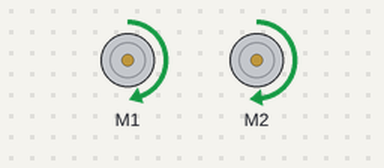
Simulated run of this sketch. Board: Arduino Uno, built with avr-gcc and run on an emulated ATmega328P. Shown: 2 × DC motor (green arrow = forward, orange = backward, longer = faster). What the sketch prints to the serial monitor is not drawn. At 2.2 s the program stops and its outputs stay as they are.

Above: at 0.2 s.
At 2.3 s:
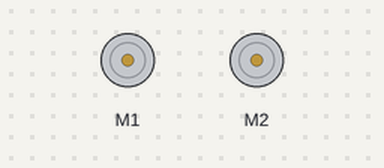
Timing chart, 0 to 3.7 s (numbered marks = the images above):
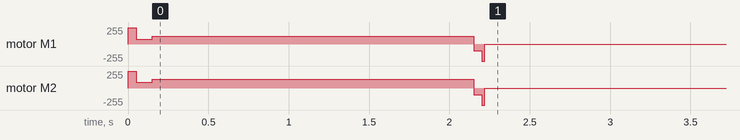

Measured:
- by itself, motor M1: stopped → forward 70/255 at 0.00 s, → forward 117/255 0.15 s later, → stopped 2.0 s later
- by itself, motor M2: stopped → forward 83/255 at 0.00 s, → forward 130/255 0.15 s later, → stopped 2.0 s later

The sketch:

TomStartStopCode.ino
```cpp
// (licence header left out)
#include <AFMotor.h>

AF_DCMotor left(1);
AF_DCMotor right(2);

int count;

void setup() {
  Serial.begin(9600);           // set up Serial library at 9600 bps
  Serial.println("Motor test!");

  // turn on motor
  left.setSpeed(255);  //starts moving at 54
  left.run(RELEASE);

  right.setSpeed(255);  //starts moving at 55
  right.run(RELEASE);

  /*
  pinMode(A2, OUTPUT);
  analogWrite(A2, 255);
  delay(500);
  analogWrite(A2, 0);  //one blink
  */
}

void loop() {
  left.run(FORWARD);
  right.run(FORWARD);
  left.setSpeed(242);
  right.setSpeed(255);
  delay(50);
  left.setSpeed(70);  //ramp up by going to lower speeds first
  right.setSpeed(83);
  delay(100);
  left.setSpeed(117);  //actual speed to go after initial boost
  right.setSpeed(130);
  delay(2000);  //let it get up to speed with

  /*
  analogWrite(A2, 255);
  delay(500);
  analogWrite(A2, 0);
  //after LED goes low again, slowdown code will immediately start
  */

  //works for stopping it when it's going left117 right130
  left.run(BACKWARD);
  right.run(BACKWARD);
  left.setSpeed(100);    //ramp down so it doesn't apply full 255 reverse torque right away
  right.setSpeed(100);
  delay(50);
  left.setSpeed(255);    //full reverse to apply max reverse torque -- might cause backward movement if robot was moving too slowly already
  right.setSpeed(255);
  delay(20);
  left.run(FORWARD);  //reset direction to forward
  right.run(FORWARD);

  left.setSpeed(0);  //shut motors off
  right.setSpeed(0);

  while(1){}  //stop the program by just going into infinite loop so it doesn't hurt itself


}
```
